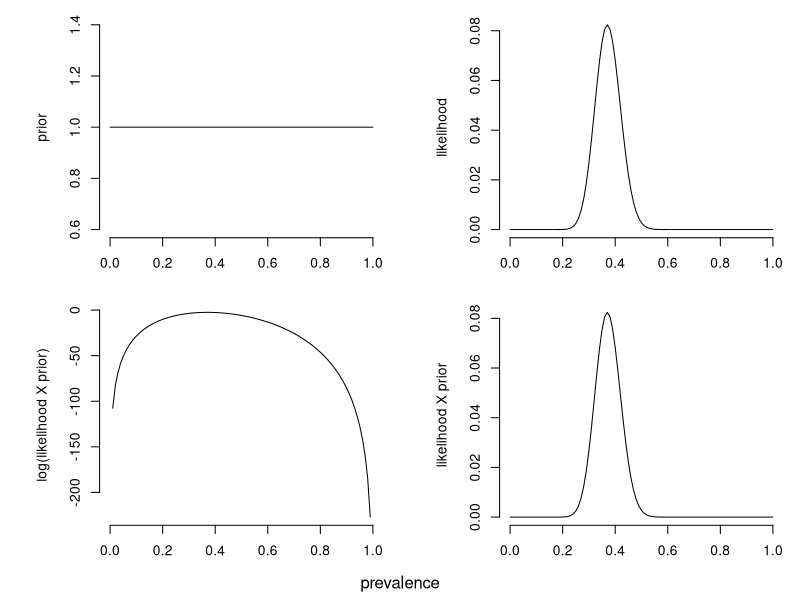
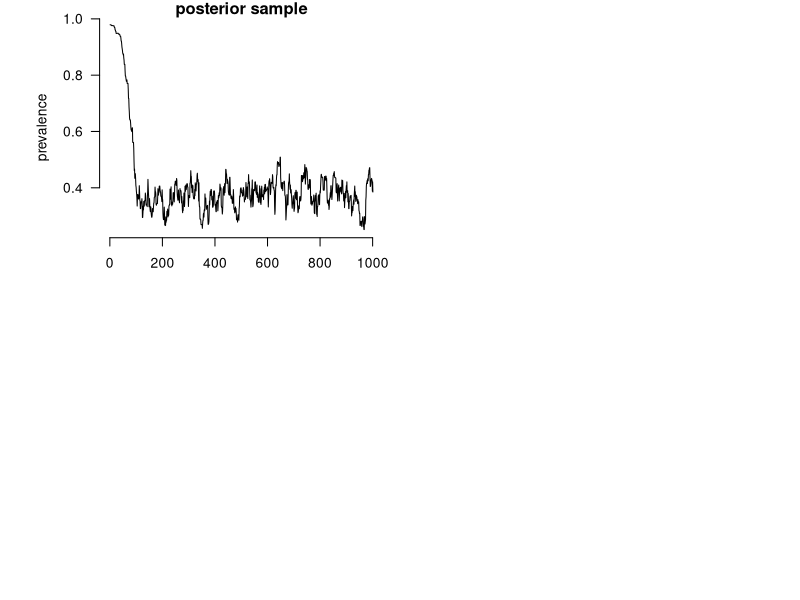
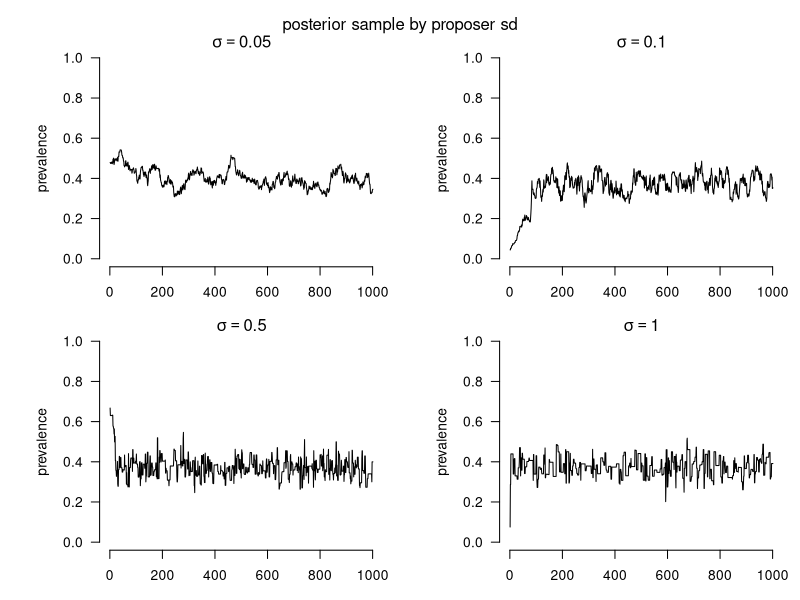
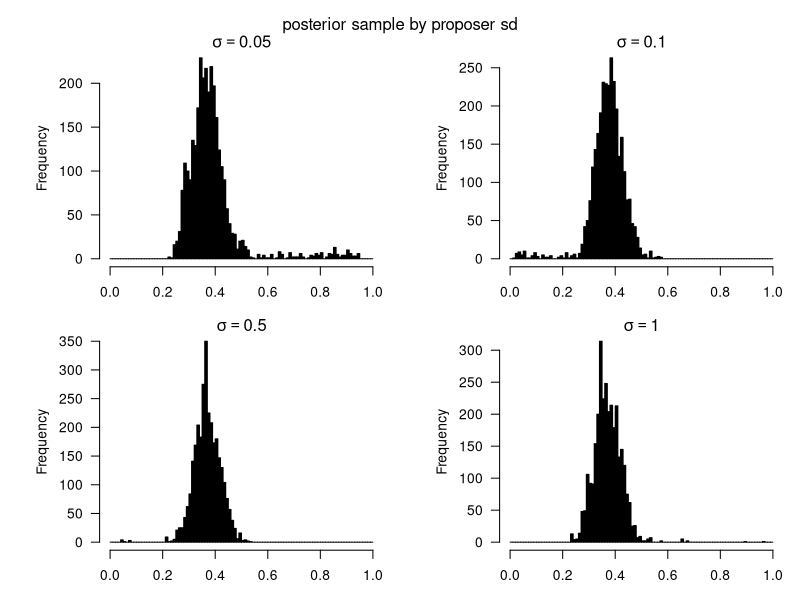
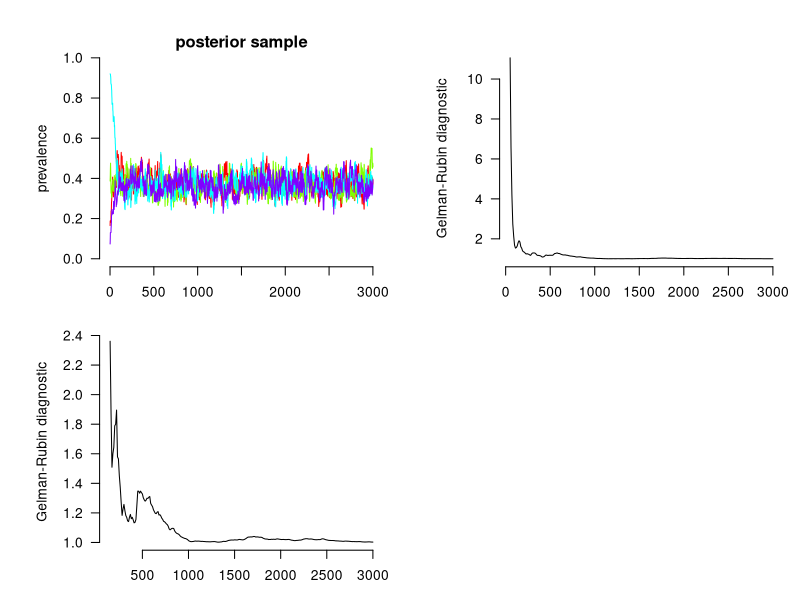

The R source for these figures, in order:
## Introduction to MCMC 1: Estimating a posterior binomial probability
## Steve Bellan 2015

## Meaningful Modeling of Epidemiologic Data, 2012 AIMS, Muizenberg

###################################################################### 

## By the end of this tutorial you should…

## * Understand how to write a flexible prior function for the binomial
## * Understand the Metropolis-Hasting algorithm and explain it step by step.
## * Know how the parameter proposal distribution affects MCMC convergence
## * Know how to assess MCMC convergence with the Gelman-Rubin diagnostic and with trace plots

library(boot); library(coda)
defaultPar <- par() ## Save the default graphic parameter settings for use later.

## First, let's pretend that we are sampling a population of 100 individuals with a 30% prevalence
## for some disease and testing each of them. From this, we have a sample prevalence, which is our
## estimate of the true prevalence. The problem considered in the simulation is to estimate the
## posterior probability distribution of the prevalence from this sample and from a specified
## (informative or uninformative) prior probability distribution for the prevalence.

size <- 100
truePrev <- .3
sampPos <- rbinom(1,size,truePrev) ## Sample from this distribution once.
sampPrev <- sampPos/size

## Now we need to specify our prior probability distribution. This designates our prior (before we
## conducted the study) beliefs of what we think the prevalence of this population is. Frequently,
## we have insufficient prior information to specify and informative prior. In these cases, we will
## use a flat prior, meaning that for the study we think every possible value of the prevalence has
## equal probability.

## Our parameter of interest is prevalence, which is bounded between 0 and 1. The beta probability
## distribution is particularly suited for such parameters and is, in fact, the most commonly used
## probability distribution for parameters that are, themselves, probabilities. It is uninformative
## (flat) with parameters shape1=1, shape2=1, and can otherwise have many shapes.

## We calculate both the prior and the likelihood on a log scale because it is easier to take the
## sum of their log's, than to take their product (particularly in problems with more data).
logBetaPrior <- function(prevalence
	, shape1 = 1  ## Change to make informative (try 8)
	, shape2 = 1 ## (try 40)
)
return(dbeta(prevalence, shape1=shape1, shape2=shape2, log = TRUE))

## The likelihood is simply the probability of observing that many individuals test positive given
## the number tested and a specified prevalence.
logLikelihood <- function(prevalence,
                          data = list(size=size, sampPos=sampPos))
    dbinom(data$sampPos, size = data$size, prob = prevalence, log = T)

## A convenience function that sums the log-likelihood and the log-prior.
logLikePrior <- function(prevalence
                         , shape1=1
                         , shape2=1
                         , data = list(size=size, sampPos=sampPos))
    logBetaPrior(prevalence, shape1, shape2) + logLikelihood(prevalence, data)

## Convenience functions that thought the un-logged functions above.
Prior <- function(x) exp(logBetaPrior(x))
Likelihood <- function(x) exp(logLikelihood(x))
LikePrior <- function(x) exp(logLikePrior(x))


## Set up plots
par(mfrow = c(2,2) ## panels
    , mar = c(3,6,1,1) ## panel margins
    , bty='n' ## no box around plots
    , oma = c(1.5,0,0,0)) ## outer margins

## Plot some curves
curve(Prior(x), 0, 1, ylab = 'prior')
curve(Likelihood, 0, 1, ylab = 'likelihood')
curve(logLikePrior, 0,1, ylab = 'log(likelihood X prior)')
curve(LikePrior, 0, 1, ylab = 'likelihood X prior')
mtext('prevalence', 1, 0, outer=T)

## Explain what each of these plots represents in words.

## This functions runs a Markov chain Monte Carlo (MCMC) Metropolis-Hastings algorithm to
## numerically estimate the posterior probability distribution of the prevalence. For problems this
## simple, the posterior probability distribution can be solved for analytically. However, for
## problems more complex than this one (such as the Introduction to MCMC-SI_HIV tutorial), numerical
## integration using MCMC may be the only way to calculate the posterior probability distribution
## for parameters.

## We sample the prevalence parameter on the logistic-scale so that it is bounded by [-Inf, Inf] and not [0,1]
runMCMC <- function(iterations
                    , startvalue = runif(1, logit(.01), logit(.99)) ## random starting value
                    , proposerSD = .5 ## standard deviation of the gaussian proposal distribution
                    , verbose = 0){ ## for debugging
    if(verbose > 0) browser()
    chain <- array(dim = c(iterations+1, 1)) ## initialize empty iterations X 1 array
    chain[1,] <- startvalue ## set first value
    for(ii in 1:iterations){ 
        proposal <- rnorm(1, chain[ii,], proposerSD) ## propose next value
        MHratio <- exp(logLikePrior(inv.logit(proposal)) - 
                       logLikePrior(inv.logit(chain[ii,])))
        ## If the MH-ratio is > 1, accept new value. Otherwise, accept it with probability equal to
        ## the the MH-ratio.
        if(runif(1) < MHratio){ 
            chain[ii+1,] <- proposal
        }else{ ## If rejecting it, stay at the last state.
            chain[ii+1,] <- chain[ii,]
        }
    }
    return(inv.logit(chain)) ## 
}

posteriorSample <- runMCMC(1000, proposerSD = .1) ## sample 1000 times from posterior
par(defaultPar, bty = 'n')
plot(posteriorSample, xlab='iteration', ylab = 'prevalence', main = 'posterior sample',
     type = 'l', las = 1)

## Compare proposal distributions
par(mfrow = c(2,2), oma = c(0,0,2,0))
for(sdVal in c(.05, .1, .5, 1)) {
    posteriorSample <- runMCMC(1000, proposerSD = sdVal) 
    plot(posteriorSample, xlab='iteration', ylab = 'prevalence',
         main = bquote(sigma==.(sdVal)),
         ylim = c(0,1),
         type = 'l', las = 1)
}
mtext('posterior sample by proposer sd', side=3, line=0, outer=T)

####################################################################################################
## Questions
####################################################################################################

## Question 1: Write code to compare histograms of posterior samples
## from proposal distributions with the 4 different proposal standard
## deviations above for 3000 samples. Make sure each histogram has the
## same breaks and x-axis limits.

## Question 2: Sample 4 chains for 3000 iterations using the same
## proposal distribution and plot each chains' trace on the same plot.

## Question 3: Use the Gelman-Rubin diagnostic (gelman.diag) to assess
## whether those four chains have reached convergence. You will need
## to conver the chains from 2 into "mcmc" objects (as.mcmc()), and
## then put them into an mcmc.list (as.mcmc.list())

## Challenge Question: (A) Plot the Gelman-Rubin diagnostic as a function
## of chain length. (B) Do the same plot, but after discarding the first 100 iterations as a "burnin"





























































































####################################################################################################
## Answers
####################################################################################################

## Q1
par(mfrow = c(2,2), oma = c(0,0,2,0))
for(sdVal in c(.05, .1, .5, 1)) {
    posteriorSample <- runMCMC(3000, proposerSD = sdVal) 
    hist(posteriorSample, xlab='prevalence', col = 'black',
         main = bquote(sigma==.(sdVal)),
         las = 1,
         breaks = seq(0,1,by=.01),
         xlim = c(0,1))
}
mtext('posterior sample by proposer sd', side=3, line=0, outer=T)

## Q2
numChains <- 4
numIter <- 3000
for(ii in 1:numChains) 
    assign(paste0('posteriorSample',ii), ## assign is like "<-" but can be done with text strings to name things
           as.mcmc(runMCMC(numIter, proposerSD = .1))) ## use as.mcmc to help with Gelman-Rubin diagnostic function below

# dev.off()
par(defaultPar, bty = 'n')
plot(0,0, type = 'n', ## intialize
     xlim = c(1,numIter), ylim = c(0,1),
     xlab='iteration', ylab = 'prevalence', main = 'posterior sample',
     las = 1)
for(ii in 1:numChains) 
    lines(get(paste0('posteriorSample',ii)), col = rainbow(numChains)[ii]
          )

## Q3
chainList <- as.mcmc.list(list(posteriorSample1, posteriorSample2, posteriorSample3, posteriorSample4))
class(chainList)
gelman.diag(chainList)

## Challenge Question (A)
chainLengthVector <- seq(50, 3000, by = 10)
GRdVector <- c()
for(chainLength in chainLengthVector) {
    chainList <- as.mcmc.list(list(as.mcmc(posteriorSample1[1:chainLength,]),
                                   as.mcmc(posteriorSample2[1:chainLength,]),
                                   as.mcmc(posteriorSample3[1:chainLength,]),
                                   as.mcmc(posteriorSample4[1:chainLength,])))
    GRdVector <- c(GRdVector, as.numeric(gelman.diag(chainList)$psrf[,1]))
}

# dev.off()
par(defaultPar, bty = 'n')
plot(chainLengthVector, GRdVector, xlab = 'chain length', ylab = 'Gelman-Rubin diagnostic',
     type = 'l', las = 1)

## Challenge Question (B)
burnin <- 100
chainLengthVector <- seq(150, 3000, by = 10)
GRdVector <- c()
for(chainLength in chainLengthVector) {
    chainList <- as.mcmc.list(list(as.mcmc(posteriorSample1[burnin:chainLength,]),
                                   as.mcmc(posteriorSample2[burnin:chainLength,]),
                                   as.mcmc(posteriorSample3[burnin:chainLength,]),
                                   as.mcmc(posteriorSample4[burnin:chainLength,])))
    GRdVector <- c(GRdVector, as.numeric(gelman.diag(chainList)$psrf[,1]))
}

# dev.off()
par(defaultPar, bty = 'n')
plot(chainLengthVector, GRdVector, xlab = 'chain length', ylab = 'Gelman-Rubin diagnostic',
     type = 'l', las = 1)
